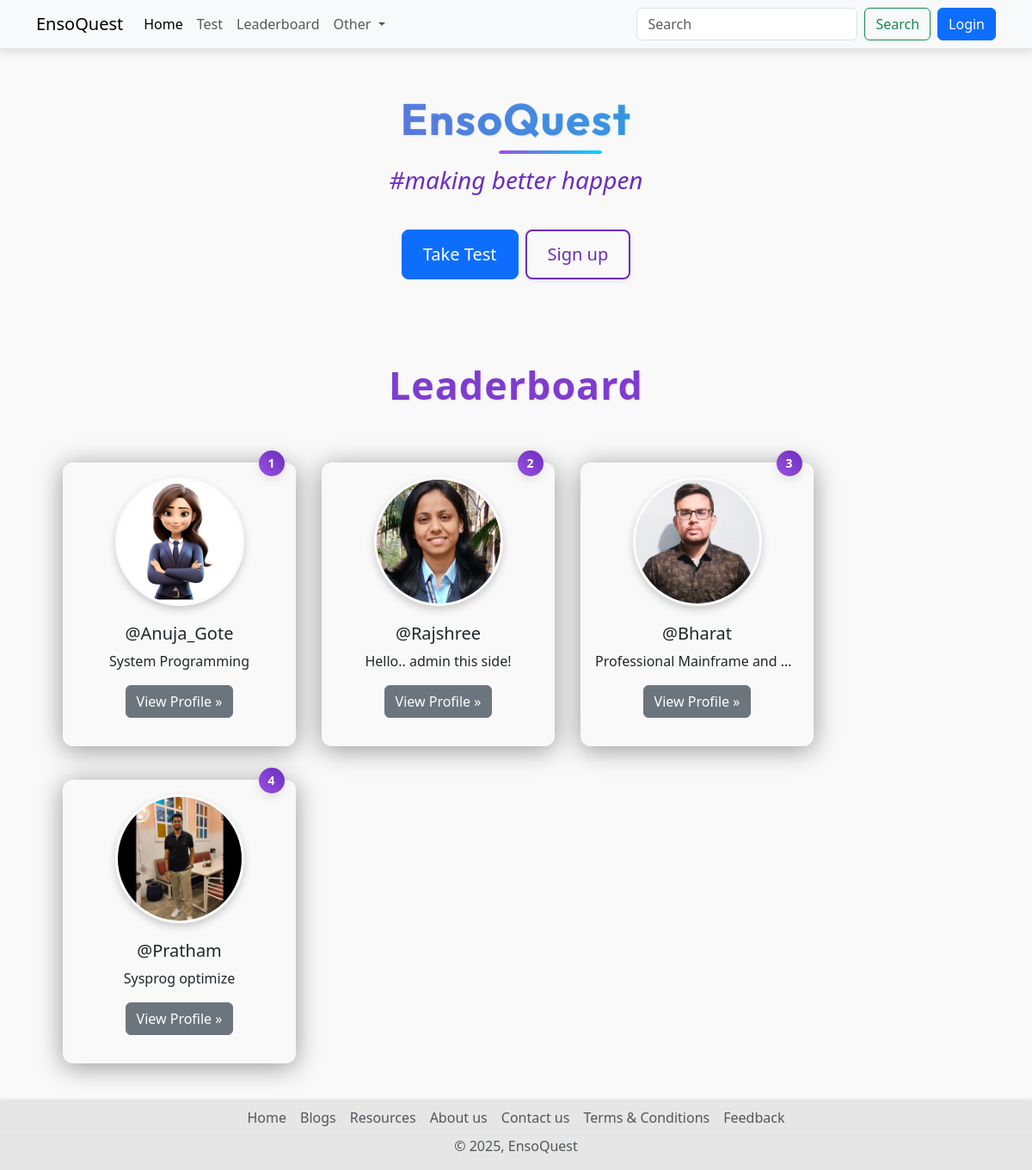
Before: / with the older database file.
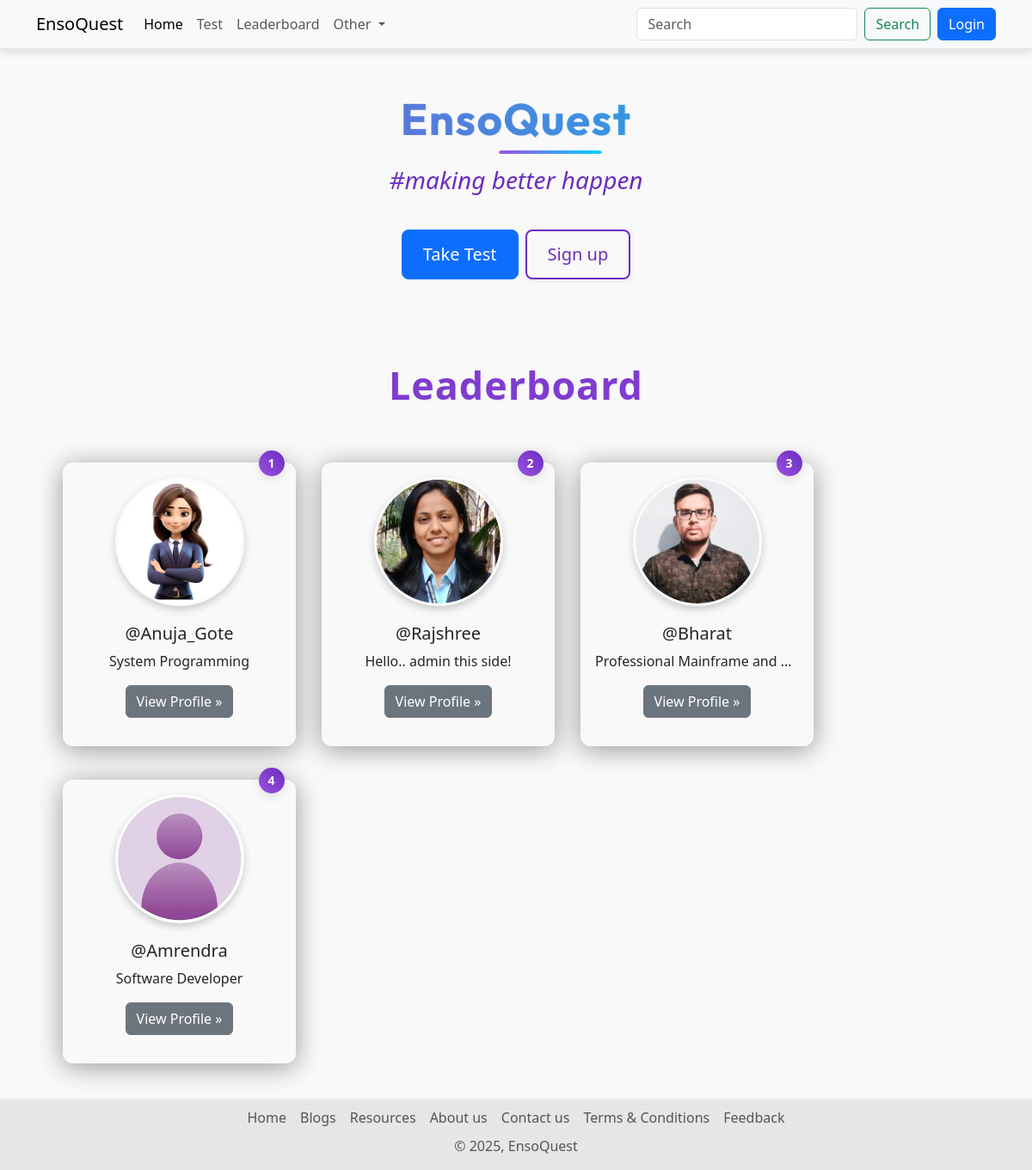
After: the same page with the newer database file.
### quiz/models.py (models this page shows, shortened)
class UserRank(models.Model):
    user = models.OneToOneField(User, on_delete=models.CASCADE)
    rank = models.IntegerField(null=True, blank=True)
    total_score = models.IntegerField(null=True,blank=True)

### account/models.py (models this page shows, shortened)
class Profile(models.Model):
    user = models.OneToOneField(User,on_delete=models.CASCADE, null=True,verbose_name='User Object')
    position = models.CharField(max_length=100,blank=True,null=True)
    bio = models.TextField(blank=True,null=True)
    profile_img = models.ImageField(upload_to='profile_image', default='user.png',blank=True,null=True,verbose_name= 'Profile Pic')

### base/views.py (the view)
# urls.py: 2. Add a URL to urlpatterns:  path('', views.home, name='home')
def home(request):
    leaderboard_users = UserRank.objects.order_by('rank')[:4]
    context={"leaderboard_users":leaderboard_users}
    return render(request, 'welcome.html', context)

### Templates/welcome.html
{% extends "index.html" %}
{% block content %}
{% load static %}
<link rel="stylesheet" href="{% static 'css/home-style.css' %}">
  <div class="container text-center my-5">
    <h1 class="display-5 fw-bold my-2 title">EnsoQuest</h1>
    <h2 class="fs-3 tagline-text ">#making better happen</h2>
    <div class="d-inline-flex gap-2 mb-5">
      <a href="{% url 'all_quiz' %}" class="d-inline-flex align-items-center btn btn-primary btn-lg px-4 ">
        Take Test
      </a>
      {% if not request.user.is_authenticated %}
      <a href="{% url 'register' %}" class="btn btn-outline-secondary btn-lg px-4 ">
        Sign up
      </a>
      {% endif %}
    </div>
  </div>
  <div class="container text-center">
    <h1 class="display-4 text-center my-5 leaderboard-heading">Leaderboard</h1>
    <div class="row row-cols-sm-1 row-cols-md-2 row-cols-lg-3 row-cols-xl-4 mx-3">
      {% if leaderboard_users|length == 0 %}
      <div class="col-lg-4 position-relative mb-4">
        <h4 class="text-center text-danger"> No User Available on Leaderboard</h4>
      </div>
      {% else %}
      {% for rank in leaderboard_users %}
      <div class="col-lg-4 position-relative mb-4  leaderboard-card">
        <img src="{{rank.user.profile.profile_img.url}}" class="leaderboard-img rounded-circle alt=user-profile">
        <span class="position-absolute top-0 start-90 translate-middle badge rounded-pill modern-badge ">
          {{ forloop.counter}}
        </span>
        <h2 class="fw-normal username">@{{rank.user.username}}</h2>
        <p class="card-bio">{{rank.user.profile.bio}}</p>
        <p><a class="btn btn-secondary" href="{% url 'profile' rank.user.username %}">View Profile »</a></p>
      </div>
      {% endfor %}
      {% endif %}
    </div>
  </div>
{% endblock content %}

Changed rows visible on the page:
no longer on this page (row edited): UserRank: user.profile.profile_img (picture), user.username "Pratham", user.profile.bio "Sysprog optimize"
added UserRank: user.profile.profile_img (placeholder picture), user.username "Amrendra", user.profile.bio "Software Developer"
